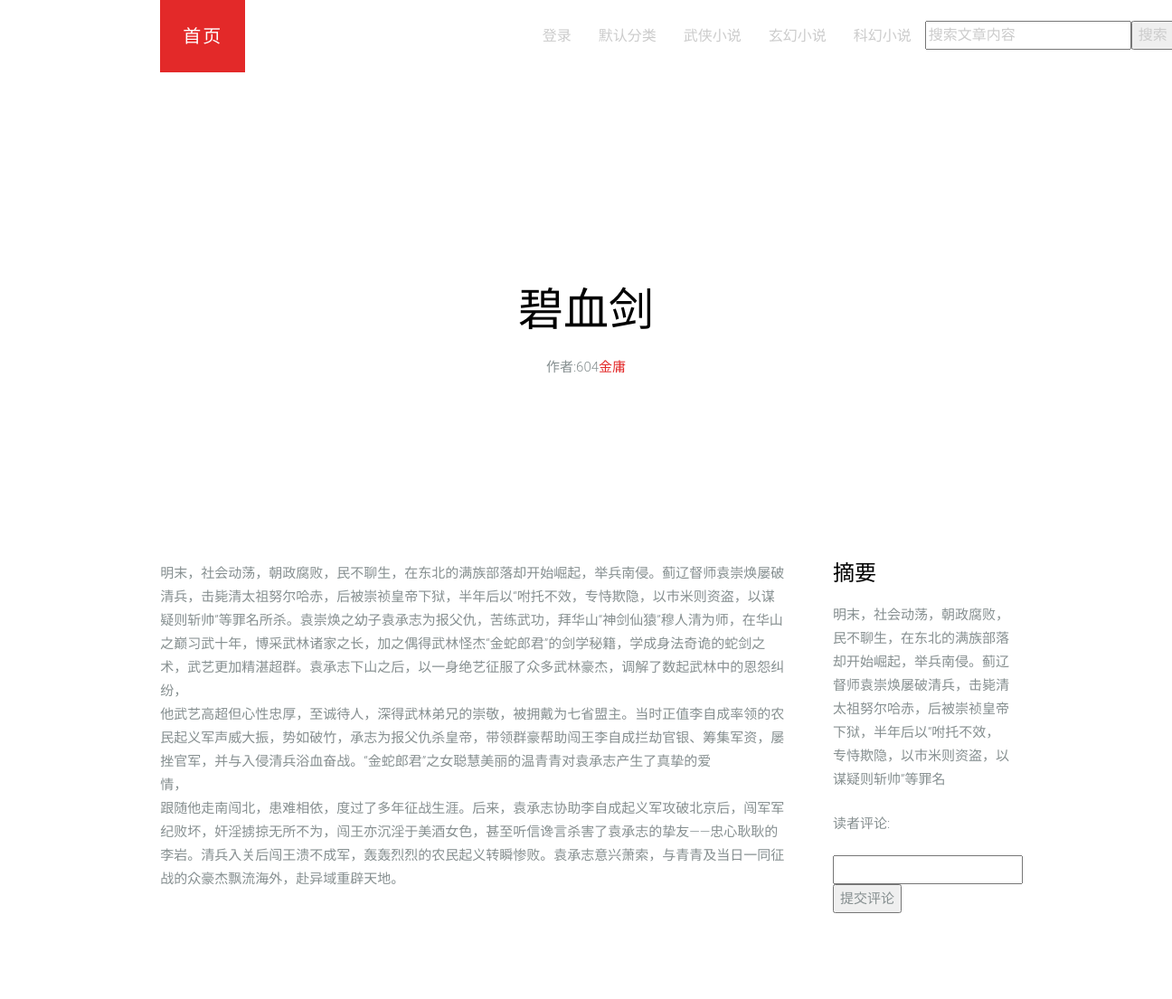
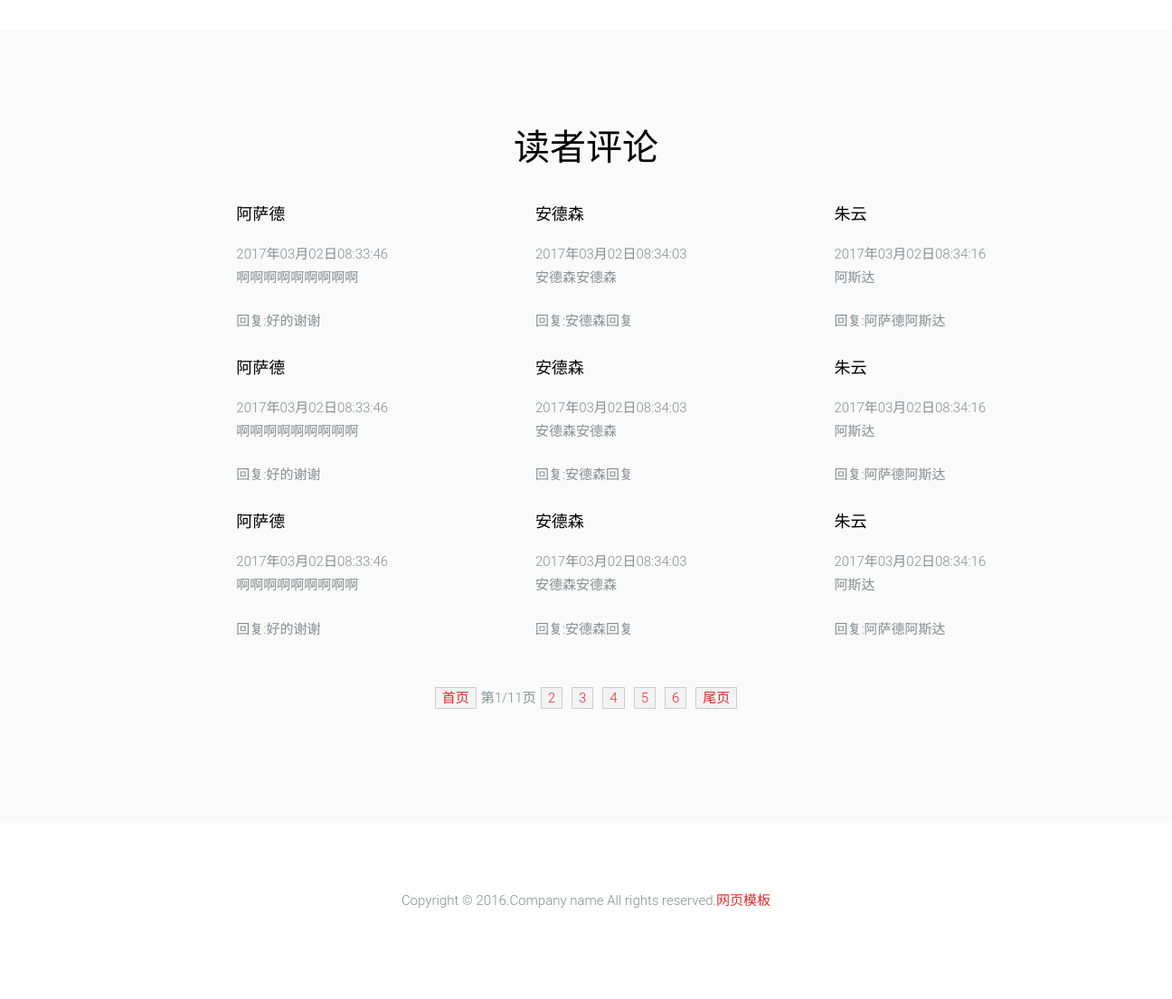
Page /misson9/object_article/readArticle.php?id=604 on the committed database (2 pictures, top to bottom).
### tables this page shows
CREATE TABLE `categorys` (
  `id` int(11) NOT NULL,
  `category` varchar(30) NOT NULL DEFAULT '默认分类'
);

CREATE TABLE `article` (
  `id` int(11) NOT NULL,
  `title` varchar(100) NOT NULL DEFAULT '',
  `author` varchar(30) NOT NULL DEFAULT '',
  `content` text NOT NULL,
  `summary` varchar(100) NOT NULL DEFAULT '',
  `status` tinyint(1) NOT NULL DEFAULT '1',
  `pic` varchar(100) NOT NULL DEFAULT '',
  `createdTime` int(10) NOT NULL DEFAULT '0',
  `category` varchar(30) NOT NULL DEFAULT '默认分类'
);

CREATE TABLE `comment` (
  `id` int(11) NOT NULL,
  `articleId` int(11) NOT NULL DEFAULT '0',
  `username` varchar(30) NOT NULL DEFAULT '陌生访客',
  `content` text NOT NULL,
  `status` tinyint(1) NOT NULL DEFAULT '1',
  `reply` text NOT NULL,
  `createdTime` int(10) NOT NULL DEFAULT '0'
);

### misson9/object_article/readArticle.php (the view, shortened to what this page needs)
<?php
	include("./public/dbconnect.php");
	$articleId=$_REQUEST['id'];
	$sql="SELECT id,title,author,content,summary,status,pic,createdTime FROM article WHERE id={$articleId};";
	if($res=mysqli_query($link,$sql)){
		$article=mysqli_fetch_assoc($res);
	}
?>
<!DOCTYPE html>
 <html class="no-js">
	<head>
	<link rel="stylesheet" href="css/animate.css">
	<link rel="stylesheet" href="css/icomoon.css">
	<link rel="stylesheet" href="css/simple-line-icons.css">
	<link rel="stylesheet" href="css/magnific-popup.css">
	<link rel="stylesheet" href="css/style.css">
	</head>
	<body>
	<header id="fh5co-header" role="banner">
		 <?php  include("./public/navbar.php");?>
	</header>
	<div id="fh5co-main">
		<div class="fh5co-intro text-center">
			<div class="container">
				<div class="row">
					<div class="col-md-8 col-md-offset-2">
						<h1 class="intro-lead"><?php echo $article['title']?></h1>
						<p class="">作者:<?echo $articleId?><a href="#"  ><?php echo $article['author']?></a></p>
					</div>
				</div>
			</div>
		</div>
		<div id="fh5co-content">
			<div class="container">
				<div class="row">
					<div class="col-md-10 col-md-offset-1">
						<div class="row">
							<div class="col-md-3 col-md-push-9 animate-box">
								<h3>摘要</h3>
								<p><?php echo $article['summary']?></p>
								<p>读者评论:
									<form method="post" action="./doAddComment.php">
									<input type="text" name="content"/>
									<input type="submit" value="提交评论"/>
									</form>
								</p>
							</div>
							<div class="col-md-9 col-md-pull-3">
								<p class="animate-box"><?php echo nl2br($article['content'])?></p>
							</div>
						</div>
					</div>
				</div>
			</div>
		</div>
		<div id="fh5co-services">
			<div class="container">
				<div class="row">
					<div class="col-md-10 col-md-offset-1">
						<div class="row">
							<h2 class="section-lead text-center">读者评论</h2>
							<?php
								$sql="SELECT COUNT(*) FROM comment WHERE articleId={$articleId}";
								$res=mysqli_query($link,$sql);
								$count=mysqli_fetch_assoc($res)['COUNT(*)'];
								$limit=9;
								$pageCount=ceil($count/$limit);
								$page=!empty($_GET['page'])?($_GET['page']<=$pageCount?($_GET['page']>=0?$_GET['page']:1):$pageCount):1;
								$sql="SELECT createdTime,username,content,reply  FROM comment WHERE articleId={$articleId} AND status=1 LIMIT ".($page-1)*$limit.",".$limit.";";
								$res=mysqli_query($link,$sql);
								while(list($createdTime,$username,$content,$reply)=mysqli_fetch_row($res)){
							?>
							<div class="col-md-4 col-sm-6 col-xs-6 col-xxs-12 fh5co-service">
								<div class="fh5co-desc">
									<h3><?php echo $username?></h3>
									<p><?php
										echo date('Y年m月d日H:i:s',$createdTime).'<br/>'.$content;
									?></p>
									<span><?php echo !empty($reply)?'回复:'.$reply:null;?></span>
								</div>
							</div>
							<?php
								}
							?>
						</div>
					</div>
				</div>
				<div class="list-page">
							<?php
								echo "<a href='./readArticle.php?page=1&id={$articleId}'>首页</a>";
								echo "第{$page}/";
								echo "{$pageCount}页";
								for($page_i=1;$page_i<=5;$page_i++){
									$page_next=$page+$page_i;
									if($page_next<=$pageCount){
										echo "<a href='./readArticle.php?page={$page_next}&id={$articleId}'>".$page_next."</a>";
									}
								}
								echo "<a href='./readArticle.php?page={$pageCount}&id={$articleId}'>尾页</a>"
							?>
						</div>
			</div>
		</div>
	</div>
	<footer id="fh5co-footer">
		<div class="container">
			<div class="row">
				<div class="col-md-10 col-md-offset-1 text-center">
					<p>Copyright &copy; 2016.Company name All rights reserved.<a target="_blank" href="http://sc.chinaz.com/moban/">&#x7F51;&#x9875;&#x6A21;&#x677F;</a></p>
				</div>
			</div>
		</div>
	</footer>
	</body>
</html>

### misson9/object_article/public/navbar.php (shortened to what this page needs)
<nav class="navbar navbar-default" role="navigation">
		<div class="container">
			<div class="row">
				<div class="col-md-10 col-md-offset-1">
					<div class="navbar-header">
					<a class="navbar-brand" href="/practice/misson9/object_article/index.php">首页</a>
					</div>
					<div id="fh5co-navbar" class="navbar-collapse collapse">
						<ul class="nav navbar-nav navbar-right">
							<li>
							<?php
								if(@$_SESSION['isLogin']==1 || @$_SESSION['isLogin']==2){
									echo "<a href='/practice/misson9/object_article/user/alterUser.php?id={$_SESSION['master']['id']}'><span><span class='border'>{$_SESSION['master']['username']}";
								}else{
									echo "<a href='/practice/misson9/object_article/login.php'><span><span class='border'>登录";
								}
							?></span></span></a></li>
								<?php
									include($_SERVER['DOCUMENT_ROOT']."/practice/misson9/object_article/public/dbconnect.php");
									$sql="SELECT category FROM categorys";
									$res=mysqli_query($link,$sql);
									while($category=@mysqli_fetch_row($res)){
										echo  "<li><a href='/practice/misson9/object_article/index.php?category={$category[0]}'><span><span class='border'>{$category[0]}</span></span></a></li>";
									}
								?>
						<li class="header_input"><span><span class="border">
						<form action="/practice/misson9/object_article/index.php<?php echo !empty($_GET['category'])?'?category='.$_GET['category']:null?>" method='post'><input type="text" name="searchContent"  value="<?php echo !empty($_REQUEST['searchContent'])?$_REQUEST['searchContent']:'搜索文章内容'?>" onfocus="this.value = '';" onblur="if (this.value == '') {this.value = '搜索文章内容';}"/><input type="submit" value="搜索"></form></span></span></li>
						</ul>
					</div>
				</div>
			</div>
		</div>
	</nav>

### rows in the picture
categorys: category "默认分类"
categorys: category "武侠小说"
categorys: category "玄幻小说"
categorys: category "科幻小说"
article: title "碧血剑", author "金庸", summary "明末，社会动荡，朝政腐败，民不聊生，在东北的满族部落却开始崛起，举兵南侵。蓟辽督师袁崇焕屡破清兵，击毙清太祖努尔哈赤，后被崇祯皇帝下狱，半年后以“咐托不效，专恃欺隐，以市米则资盗，以谋疑则斩帅”等罪名", content "明末，社会动荡，朝政腐败，民不聊生，在东北的满族部落却开始崛起，举兵南侵。蓟辽督师袁崇焕屡破清兵，击毙清太祖努尔哈赤，后被崇祯皇帝下狱，半年后以“咐托不效，专恃欺隐，以市米则资盗，以谋疑则斩帅”等罪名所杀。袁崇焕之幼子袁承志为报父仇，苦练武功，拜华山“神剑仙猿”穆人清为师，在华山之巅习武十年，博采武林诸家之长，加之偶得武林怪杰“金蛇郎君”的剑学秘籍，学成身法奇诡的蛇剑之术，武艺更加精湛超群。袁承志下山之后，以一身绝艺征服了众多武林豪杰，调解了数起武林中的恩怨纠纷， 他武艺高超但心性忠厚，至诚待人，深得武林弟兄的崇敬，被拥戴为七省盟主。当时正值李自成率领的农民起义军声威大振，势如破竹，承志为报父仇杀皇帝，带领群豪帮助闯王李自成拦劫官银、筹集军资，屡挫官军，并与入侵清兵浴血奋战。“金蛇郎君”之女聪慧美丽的温青青对袁承志产生了真挚的爱 情， 跟随他走南闯北，患难相依，度过了多年征战生涯。后来，袁承志协助李自成起义军攻破北京后，闯军军纪败坏，奸淫掳掠无所不为，闯王亦沉淫于美酒女色，甚至听信谗言杀害了袁承志的挚友——忠心耿耿的李岩。清兵入关后闯王溃不成军，轰轰烈烈的农民起义转瞬惨败。袁承志意兴萧索，与青青及当日一同征战的众豪杰飘流海外，赴异域重辟天地。"
comment: username "阿萨德", createdTime "2017年03月02日08:33:46", content "啊啊啊啊啊啊啊啊啊", reply "好的谢谢"
comment: username "安德森", createdTime "2017年03月02日08:34:03", content "安德森安德森", reply "安德森回复"
comment: username "朱云", createdTime "2017年03月02日08:34:16", content "阿斯达", reply "阿萨德阿斯达"
comment: username "阿萨德", createdTime "2017年03月02日08:33:46", content "啊啊啊啊啊啊啊啊啊", reply "好的谢谢"
comment: username "安德森", createdTime "2017年03月02日08:34:03", content "安德森安德森", reply "安德森回复"
comment: username "朱云", createdTime "2017年03月02日08:34:16", content "阿斯达", reply "阿萨德阿斯达"
comment: username "阿萨德", createdTime "2017年03月02日08:33:46", content "啊啊啊啊啊啊啊啊啊", reply "好的谢谢"
comment: username "安德森", createdTime "2017年03月02日08:34:03", content "安德森安德森", reply "安德森回复"
comment: username "朱云", createdTime "2017年03月02日08:34:16", content "阿斯达", reply "阿萨德阿斯达"

### other values in the picture
$articleId "604"
$page "1"
$pageCount "11"
$page_next "2"
$page_next "3"
$page_next "4"
$page_next "5"
$page_next "6"
